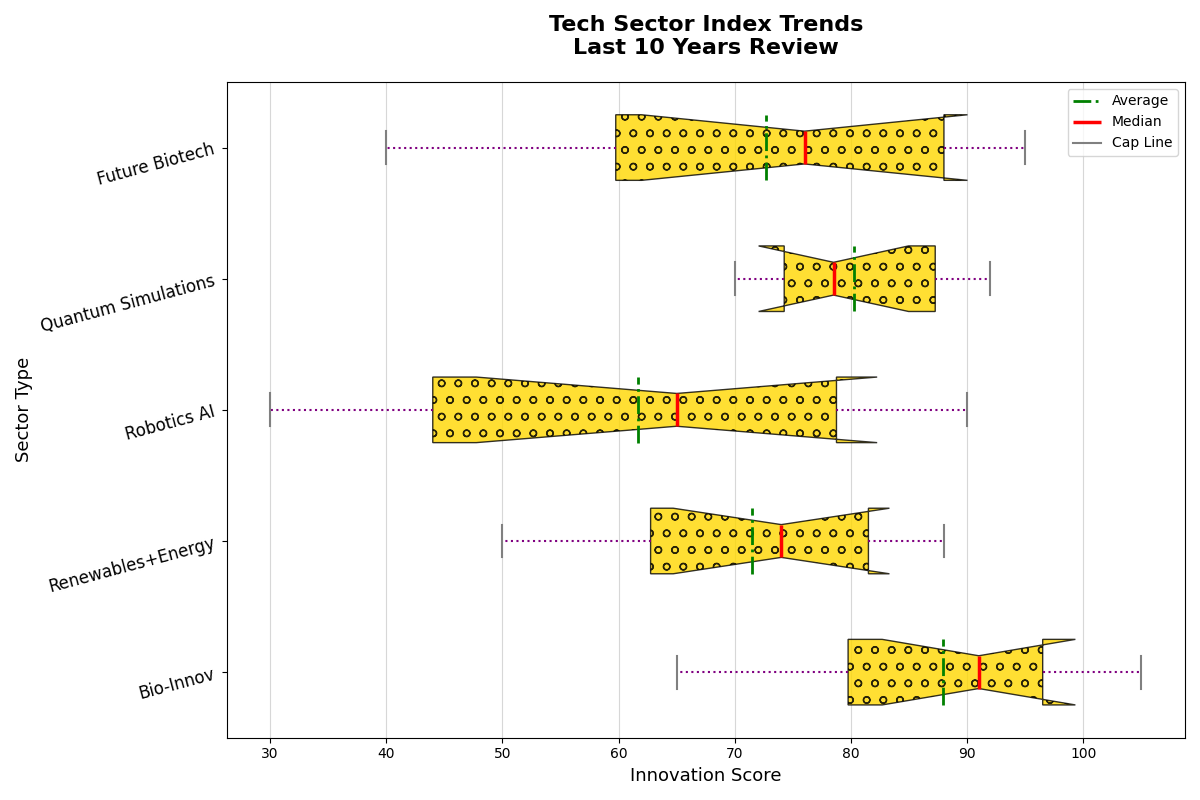

The Python source for this figure:
import matplotlib.pyplot as plt
import numpy as np

sectors = ["Bio-Innov", "Renewables+Energy", "Robotics AI", "Quantum Simulations", "Future Biotech"]
innovation_data = [
    [65, 78, 85, 72, 90, 92, 97, 95, 105, 100], 
    [70, 62, 50, 65, 78, 80, 88, 82, 85, 55],  
    [30, 35, 42, 50, 75, 70, 80, 90, 85, 60],  
    [72, 74, 70, 75, 77, 80, 85, 88, 92, 90],  
    [40, 50, 65, 58, 72, 85, 80, 93, 95, 89],  
]

fig, ax = plt.subplots(figsize=(12, 8))

bp = ax.boxplot(innovation_data, vert=False, patch_artist=True, 
                notch=True, showmeans=True, meanline=True,
                meanprops=dict(linestyle='-.', linewidth=2.0, color='green'))

single_color = '#FFD700'
hatch = 'o'
for patch in bp['boxes']:
    patch.set(facecolor=single_color, hatch=hatch, alpha=0.8)

for median in bp['medians']:
    median.set(color='red', linewidth=2.5)
for whisker in bp['whiskers']:
    whisker.set(color='purple', linewidth=1.5, linestyle=':')
for cap in bp['caps']:
    cap.set(color='grey', linewidth=1.5)

ax.set_title('Tech Sector Index Trends\nLast 10 Years Review', 
             fontsize=16, fontweight='bold', pad=20)
ax.set_xlabel('Innovation Score', fontsize=13)
ax.set_ylabel('Sector Type', fontsize=13)
ax.set_yticks(np.arange(1, len(sectors) + 1))
ax.set_yticklabels(sectors, fontsize=12, rotation=15)

ax.xaxis.grid(True, linestyle='-', alpha=0.5)

boxplot_elements = [bp['means'][0], bp['medians'][0], bp['caps'][0]]
ax.legend(boxplot_elements, ['Average', 'Median', 'Cap Line'], loc='upper right')

plt.tight_layout()
plt.show()
